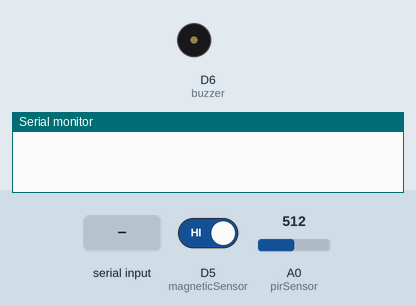
Simulated run of this sketch. Board: ESP8266 (NodeMCU). On the bench: buzzer (waves = sounding, pin HIGH), the last lines printed to the serial monitor. The inputs (shaded band) are chosen by the test bench; at power-on: D5 (magneticSensor) HIGH, A0 (pirSensor) = 512.

Above: at 1.3 s.
1.4 s: "sensor_on\n" received over the second serial link
At 2.3 s:
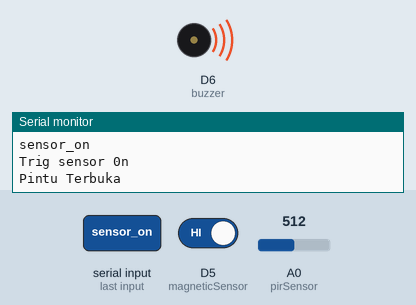
Timing chart, 0 to 6.9 s (numbered marks = the images above; inputs shaded):
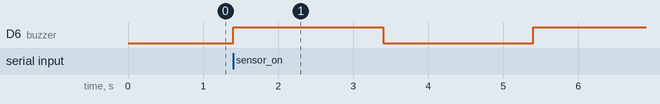

The sketch:

program.ino
```cpp
#include <SoftwareSerial.h>

#define RX_PIN D1 // Pin connected to TX of ESP32
#define TX_PIN D2 // Pin connected to RX of ESP32

#define pirSensor A0
#define magneticSensor D5
#define buzzer D6

int pirState, magneticState;
int previousState = -1; // initialize to an invalid state
unsigned long myTimes;
bool trigSensor = 0;

SoftwareSerial espSerial(RX_PIN, TX_PIN);

void setup() {
  Serial.begin(115200);
  espSerial.begin(9600);
  delay(100);

  pinMode(pirSensor, INPUT);
  pinMode(magneticSensor, INPUT_PULLUP);
  pinMode(buzzer, OUTPUT);
  digitalWrite(buzzer, 0);
  // debug();
  // put your setup code here, to run once:

}

void loop() {
  if (espSerial.available() > 0) {
    String response = espSerial.readStringUntil('\n'); // read the response until newline character
    Serial.println(response);
    if (response == "sensor_on") {
      // do something when "sensor_on" command is received
      Serial.println("Trig sensor 0n");
      trigSensor = 1;
    }else if (response == "sensor_off") {
      // do something when "sensor_on" command is received
      Serial.println("Trig sensor 0ff");
      trigSensor = 0;
    }
  }

  if (trigSensor) {
    pirState = analogRead(pirSensor);
    magneticState = digitalRead(magneticSensor);

    if (magneticState != previousState) {
      if (magneticState == 1) {
        Serial.println("Pintu Terbuka");
        espSerial.write("terbuka");
        digitalWrite(buzzer, 1);
        delay(2000);
        digitalWrite(buzzer, 0);
        delay(2000);
      } else if (magneticState == 0) {
        Serial.println("Pintu Tertutup");
        espSerial.write("tertutup");
        digitalWrite(buzzer, 1);
        delay(2000);
        digitalWrite(buzzer, 0);
        delay(2000);
      }
      previousState = magneticState;
    }

    if (pirState > 500) {
      Serial.println("PIR Sensor Terdeteksi !");
      espSerial.write("pir");
      while (pirState > 500) {
        pirState = analogRead(pirSensor);
        digitalWrite(buzzer, 1);
        delay(200);
      }
      delay(3000);
    } else {
      digitalWrite(buzzer, 0);
    }
  }
  delay(100);
}

void debug() {
  while (true) {
    if (millis() - myTimes >= 5000UL) {
      digitalWrite(buzzer, 1);
      delay(500);
      digitalWrite(buzzer, 0);
      myTimes = millis();
    }
    pirState = analogRead(pirSensor);
    magneticState = digitalRead(magneticSensor);
    Serial.print("PIR Sensor : ");
    Serial.println(pirState);
    Serial.print("Magnetic Sensor : ");
    Serial.println(magneticState);
    delay(100);
  }
  // put your main code here, to run repeatedly:

}
```

Measured:
- after the input at 1.4 s, D6 (buzzer): LOW → HIGH at once, → LOW 2.0 s later, → HIGH 2.0 s later
